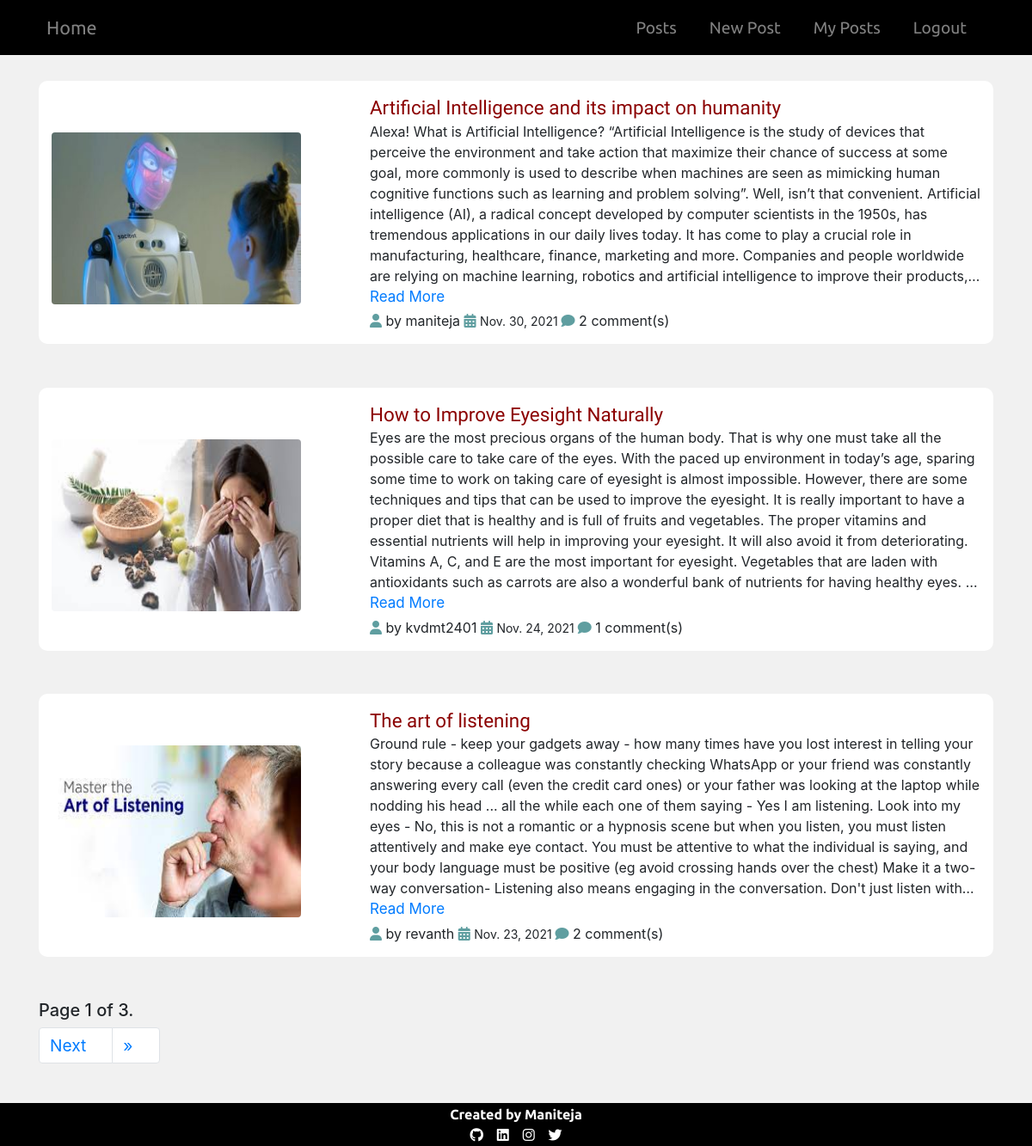
The app's page /blog/ (signed in) with its own data.
### blog_app/models.py (models this page shows, shortened)
class Blog(models.Model):
    author=models.ForeignKey(User,on_delete=models.CASCADE,related_name='post_author')
    blog_title=models.CharField(max_length=100,verbose_name='Title')
    slug=models.SlugField(max_length=250,unique=True)
    blog_content=HTMLField(verbose_name='Description')
    blog_image=models.ImageField(upload_to='blog_images',verbose_name='Image')
    publish_date=models.DateField(auto_now_add=True)
    update_date=models.DateField(auto_now=True)
    class Meta:
        ordering=['-publish_date']

### blog_app/views.py (the view)
# urls.py: path('',views.blog_list.as_view(),name='blog_list'),
class blog_list(ListView):
    model=Blog
    context_object_name='blogs'
    paginate_by=3
    template_name="blog_list.html"

### blog_app/templates/blog_list.html (shortened to what this page needs)
{% extends 'base.html' %}
{% block body %}
{% load static %}
<link rel="stylesheet" href="{% static 'css/blogs.css' %}">
{% for blog in blogs %}
<div class="blog animate__animated ">
    <div class="row">
        <div class="col-lg-4 image-div">
            <img src="/media/{{blog.blog_image}}" title="{{blog.blog_title}}" class="rounded" width="100%">
        </div>
        <div class="col-lg-8">
            <span class="heading">{{blog.blog_title}}</span>
            <div class="content">
                {% autoescape off %}
                {{blog.blog_content}}
                {% endautoescape %}
            </div>
            <div class="read-more"><a href="{% url 'blog_app:blog_details' slug=blog.slug %}">Read More</a></div>
            <span class="author">
                <span class="fa fa-user"></span> by <span>{{blog.author}} </span> <span class="fa fa-calendar"></span>
                <span class="date">{{blog.publish_date}} </span> <span class="fa fa-comment"></span>
                <span> {{ blog.blog_comment.count }} comment(s)</span>
            </span>
        </div>
    </div>
</div>
{% endfor %}
<div>
    <h5>Page {{ page_obj.number }} of {{ page_obj.paginator.num_pages }}.</h5>
</div>
<nav aria-label="Page navigation example">
    <ul class="pagination">
        {% if page_obj.has_next %}
        <li class=" page-item"><a href="?page={{ page_obj.next_page_number }}" class="page-link">Next</a></li>
        <li class="page-item"><a href="?page={{ page_obj.paginator.num_pages }}" class="page-link">&raquo;</a>
        </li>
        {% endif %}
    </ul>
</nav>
{% endblock %}

### static/css/style.css (style rules this page uses)
html { scroll-behavior: smooth; }
body { background-color: #f1f1f1f1; }
nav a { font-size: 1.2rem; padding-right: 30px!important; }

### static/css/blogs.css (style rules this page uses)
.heading { font-size: 1.4rem; color: darkred; font-family: 'Varela Round', sans-serif; }
.blog { background-color: white; margin-bottom: 50px; padding: 15px; border-radius: 10px; }
.read-more a { font-size: 17px; }
.content { text-overflow: ellipsis; display: -webkit-box; -webkit-line-clamp: 8; overflow: hidden; -webkit-box-orient: vertical; margin-top: -2px; }
@media screen and (min-width:1200px) { .image-div img { margin-top: 35px; width: 355px; height: 210px; } }
@media screen and (min-width:992px) and (max-width:1200px) { .image-div img { margin-top: 45px; width: 290px; height: 200px; } }
.author { margin-top: 3px; display: block; }
.fa { color: cadetblue; }
.date { font-size: 14px; }

### records on screen
Blog: blog_image (picture), blog_title "Artificial Intelligence and its impact on humanity", blog_content "Alexa! What is Artificial Intelligence? “Artificial Intelligence is the study of devices that perceive the environment and take action that maximize their chance of success at some goal, more commonly is used to describe when machines are seen as mimicking human cognitive functions such as learning and problem solving”. Well, isn’t that convenient. Artificial intelligence (AI), a radical concept developed by computer scientists in the 1950s, has tremendous applications in our daily lives today. It has come to play a crucial role in manufacturing, healthcare, finance, marketing and more. Companies and people worldwide are relying on machine learning, robotics and artificial intelligence to…", author "maniteja", publish_date "Nov. 30, 2021", blog_comment.count "2"
Blog: blog_image (picture), blog_title "How to Improve Eyesight Naturally", blog_content "Eyes are the most precious organs of the human body. That is why one must take all the possible care to take care of the eyes. With the paced up environment in today’s age, sparing some time to work on taking care of eyesight is almost impossible. However, there are some techniques and tips that can be used to improve the eyesight. It is really important to have a proper diet that is healthy and is full of fruits and vegetables. The proper vitamins and essential nutrients will help in improving your eyesight. It will also avoid it from deteriorating. Vitamins A, C, and E are the most important for eyesight. Vegetables that are laden with antioxidants such as carrots are also a wonderful…", author "kvdmt2401", publish_date "Nov. 24, 2021", blog_comment.count "1"
Blog: blog_image (picture), blog_title "The art of listening", blog_content "Ground rule - keep your gadgets away - how many times have you lost interest in telling your story because a colleague was constantly checking WhatsApp or your friend was constantly answering every call (even the credit card ones) or your father was looking at the laptop while nodding his head ... all the while each one of them saying - Yes I am listening. Look into my eyes - No, this is not a romantic or a hypnosis scene but when you listen, you must listen attentively and make eye contact. You must be attentive to what the individual is saying, and your body language must be positive (eg avoid crossing hands over the chest) Make it a two-way conversation- Listening also means engaging in…", author "revanth", publish_date "Nov. 23, 2021", blog_comment.count "2"

### other values on screen
{{ page_obj.number }} "1"
{{ page_obj.paginator.num_pages }} "3"
